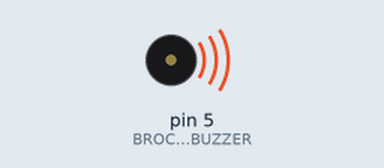
Recording of a program running on a simulated Arduino Uno, built with avr-gcc and run on an emulated ATmega328P. Shown: buzzer (waves = sounding, pin HIGH).

Above: at 0.5 s.
Timing chart, 0 to 4.6 s (numbered marks = the images above):
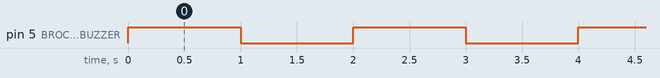

Measured:
- by itself, pin 5 (BROCHE_DU_BUZZER): alternates HIGH for 1.0 s and LOW for 1.0 s

The program:

main.cpp
```cpp
#include <Arduino.h>
#define BROCHE_DU_BUZZER 5
#define DELAI            1000
void setup()
{
  pinMode(BROCHE_DU_BUZZER, OUTPUT);
}

void loop()
{
  digitalWrite(BROCHE_DU_BUZZER, HIGH);
  delay(DELAI);
  digitalWrite(BROCHE_DU_BUZZER, LOW);
  delay(DELAI);
}
```
